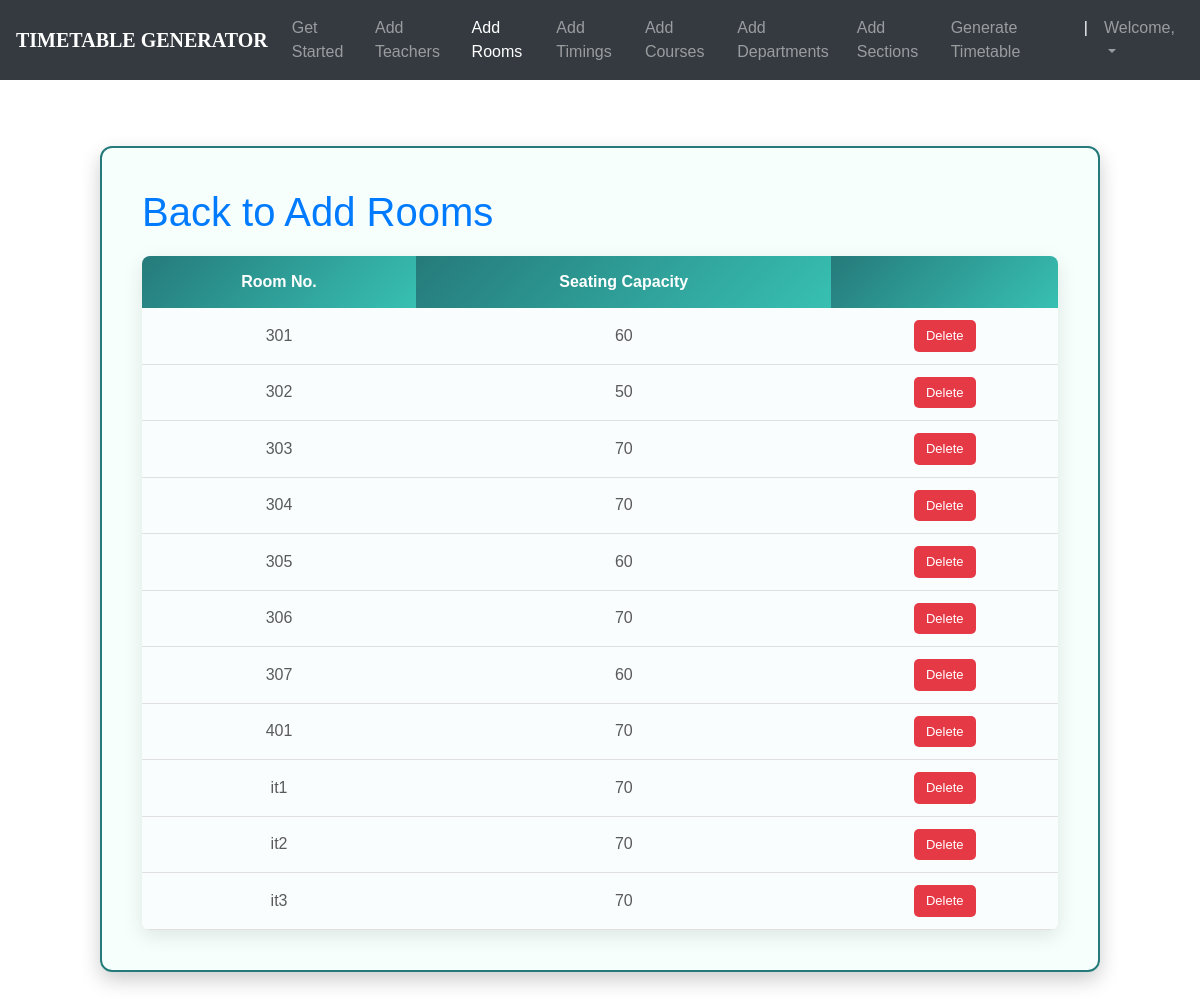
/rooms_list/ (signed in), run on an earlier commit of the app's database.
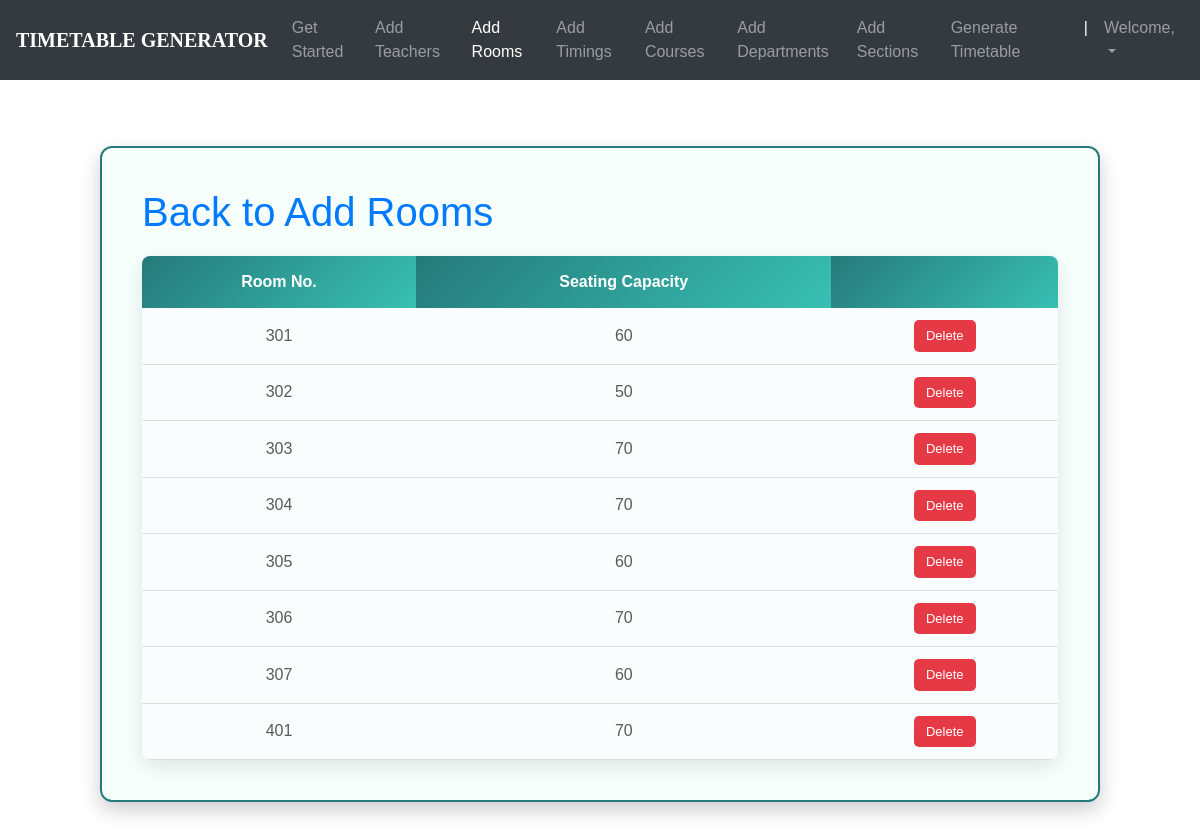
And on a later commit of the database.
### ttgen/models.py (models this page shows, shortened)
class Room(models.Model):
    r_number = models.CharField(max_length=6)
    seating_capacity = models.IntegerField(default=0)
    room_type = models.CharField(max_length=20, default='Lecture Hall')

### ttgen/views.py (the view)
# urls.py: path('rooms_list/', views.room_list, name='editrooms'),
@login_required
def room_list(request):
    return render(request, 'roomslist.html', {
        'rooms': Room.objects.all()
    })

### templates/roomslist.html (shortened to what this page needs)
<!DOCTYPE html>
<html lang="en">
<head>
	<link rel="stylesheet" href="https://maxcdn.bootstrapcdn.com/bootstrap/4.0.0/css/bootstrap.min.css">
    <link rel="stylesheet" type="text/css" href="static/css/index.css">
</head>
<body>
        <header>
			<nav class="navbar navbar-expand-md navbar-dark fixed-top bg-dark">
                <a class="navbar-brand" href="#"><b>TIMETABLE GENERATOR</b></a>
                <div class="collapse navbar-collapse" id="navbarCollapse">
                    <ul class="navbar-nav ml-auto">
                    <li class="nav-item">
                        <a class="nav-link" href="{% url 'admindash' %}">Get Started</a>
                    </li>
                    <li class="nav-item">
                        <a class="nav-link" href="{% url 'addInstructors' %}">Add Teachers</a>
                    </li>
                    <li class="nav-item active">
                        <a class="nav-link" href="{% url 'addRooms' %}">Add Rooms</a>
                    </li>
                    <li class="nav-item">
		                <a class="nav-link" href="{% url 'addTimings' %}">Add Timings</a>
		            </li>
                    <li class="nav-item">
                        <a class="nav-link" href="{% url 'addCourses' %}">Add Courses</a>
                    </li>
                    <li class="nav-item">
			            <a class="nav-link" href="{% url 'addDepts' %}">Add Departments</a>
		            </li>
                    <li class="nav-item">
			            <a class="nav-link" href="{% url 'addSections' %}">Add Sections</a>
		            </li>
                    <li class="nav-item">
			            <a class="nav-link" href="{% url 'generate' %}">Generate Timetable</a>
		            </li>
                    <li class="nav-item active">
			            <a class="nav-link">|</a>
		            </li>
                    <li class="nav-item dropdown">
		                <a class="nav-link dropdown-toggle" href="#" id="dropdown03" data-toggle="dropdown" aria-haspopup="true" aria-expanded="false">Welcome, {{ user.first_name }}</a>
		            </li>
                    </ul>
                </div>
            </nav>
        </header>
        {% block content %}
        {% load static %}
        <br>
        <br>
<fieldset class="fieldset">
    <a href="{% url 'addRooms'%}"><h1 class="tablink" onclick="openPage('new')" id="defaultOpen">Back to Add Rooms</h1></a>
    <div class="tabcontent" id="edit">
        <table class="table1">
            <thead>
            <tr class="table-headers">
            <th>Room No.</th>
            <th>Seating Capacity</th>
            <th  class="empty"></th>
            </tr>
            </thead>
            <tbody>
            {% for rm in rooms %}
            <tr>
             <td>{{rm.r_number}}</td>
             <td>{{rm.seating_capacity}}</td>
             <td class="empty">
                <form action="{% url 'deleteroom' rm.id %}" method="post">
                        <input type="submit" value="Delete" class="cross">
                </form>
             </td>
             </tr>
            {% endfor %}
            </tbody>
        </table>
    </div>
</fieldset>
{% endblock %}

What changed in the data, as far as the page shows it:
removed Room: r_number "it1", seating_capacity "70"
removed Room: r_number "it2", seating_capacity "70"
removed Room: r_number "it3", seating_capacity "70"
